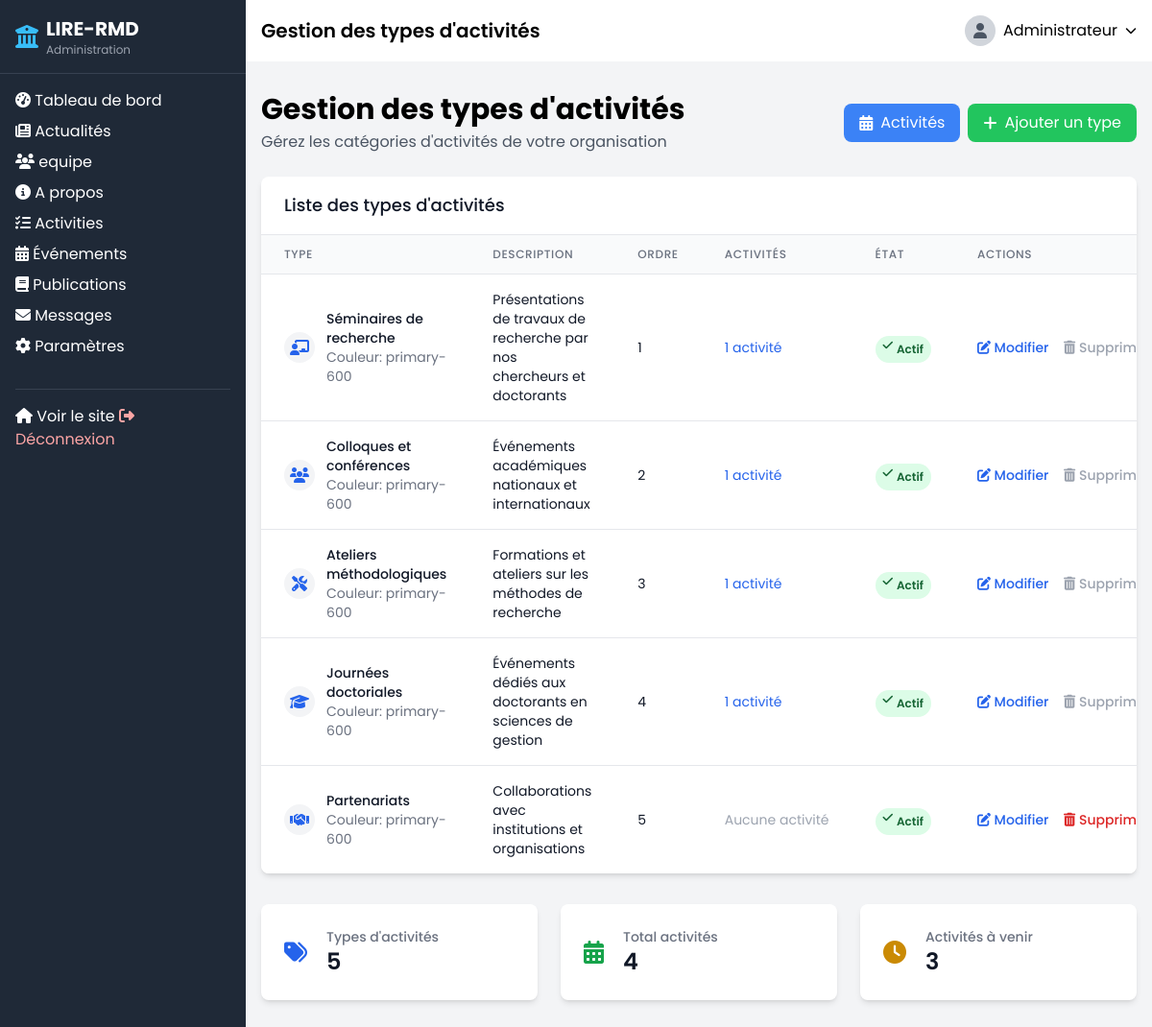
Page /admin/activity_types.php (signed in) on the committed database.
### tables this page shows
CREATE TABLE IF NOT EXISTS activity_types (
    id INT AUTO_INCREMENT PRIMARY KEY,
    name VARCHAR(100) NOT NULL,
    description TEXT,
    icon VARCHAR(50) DEFAULT 'fas fa-calendar',
    color VARCHAR(20) DEFAULT 'primary-600',
    is_active BOOLEAN DEFAULT TRUE,
    display_order INT DEFAULT 0
);

### admin/activity_types.php (the view, shortened to what this page needs)
<?php
require_once '../includes/config.php';
include_once 'includes/header.php';
?>
<div class="container mx-auto px-4 py-8">
    <div class="flex justify-between items-center mb-6">
        <div>
            <h1 class="text-3xl font-bold">Gestion des types d'activités</h1>
            <p class="text-gray-600 mt-1">Gérez les catégories d'activités de votre organisation</p>
        </div>
        <div class="flex space-x-2">
            <a href="activities.php" class="bg-blue-500 hover:bg-blue-600 text-white px-4 py-2 rounded-lg flex items-center">
                <i class="fas fa-calendar-alt mr-2"></i> Activités
            </a>
            <button id="showAddForm" class="bg-green-500 hover:bg-green-600 text-white px-4 py-2 rounded-lg flex items-center">
                <i class="fas fa-plus mr-2"></i> Ajouter un type
            </button>
        </div>
    </div>
    <div class="bg-white rounded-lg shadow-md overflow-hidden">
        <div class="px-6 py-4 border-b border-gray-200">
            <h3 class="text-lg font-medium text-gray-900">Liste des types d'activités</h3>
        </div>
        <div class="overflow-x-auto">
            <table class="min-w-full divide-y divide-gray-200">
                <thead class="bg-gray-50">
                    <tr>
                        <th scope="col" class="px-6 py-3 text-left text-xs font-medium text-gray-500 uppercase tracking-wider">Type</th>
                        <th scope="col" class="px-6 py-3 text-left text-xs font-medium text-gray-500 uppercase tracking-wider">Description</th>
                        <th scope="col" class="px-6 py-3 text-left text-xs font-medium text-gray-500 uppercase tracking-wider">Ordre</th>
                        <th scope="col" class="px-6 py-3 text-left text-xs font-medium text-gray-500 uppercase tracking-wider">Activités</th>
                        <th scope="col" class="px-6 py-3 text-left text-xs font-medium text-gray-500 uppercase tracking-wider">État</th>
                        <th scope="col" class="px-6 py-3 text-left text-xs font-medium text-gray-500 uppercase tracking-wider">Actions</th>
                    </tr>
                </thead>
                <tbody class="bg-white divide-y divide-gray-200">
                    <?php
                    $types_query = "SELECT at.*, COUNT(a.id) as activity_count
                                   FROM activity_types at
                                   LEFT JOIN activities a ON at.id = a.type_id
                                   GROUP BY at.id
                                   ORDER BY at.display_order, at.name";
                    $types_result = mysqli_query($conn, $types_query);
                    if ($types_result && mysqli_num_rows($types_result) > 0) {
                        while ($type = mysqli_fetch_assoc($types_result)) {
                            ?>
                            <tr>
                                <td class="px-6 py-4">
                                    <div class="flex items-center">
                                        <div class="flex-shrink-0 h-8 w-8 flex items-center justify-center rounded-full bg-gray-100">
                                            <i class="<?php echo htmlspecialchars($type['icon']); ?> text-blue-600"></i>
                                        </div>
                                        <div class="ml-3">
                                            <div class="text-sm font-medium text-gray-900"><?php echo htmlspecialchars($type['name']); ?></div>
                                            <div class="text-sm text-gray-500">Couleur: <?php echo htmlspecialchars($type['color']); ?></div>
                                        </div>
                                    </div>
                                </td>
                                <td class="px-6 py-4">
                                    <div class="text-sm text-gray-900">
                                        <?php echo $type['description'] ? htmlspecialchars(substr($type['description'], 0, 80)) . (strlen($type['description']) > 80 ? '...' : '') : '<em class="text-gray-400">Aucune description</em>'; ?>
                                    </div>
                                </td>
                                <td class="px-6 py-4 whitespace-nowrap">
                                    <div class="text-sm text-gray-900"><?php echo $type['display_order']; ?></div>
                                </td>
                                <td class="px-6 py-4 whitespace-nowrap">
                                    <div class="text-sm text-gray-900">
                                        <?php if ($type['activity_count'] > 0): ?>
                                            <a href="activities.php?type=<?php echo $type['id']; ?>" class="text-blue-600 hover:text-blue-900">
                                                <?php echo $type['activity_count']; ?> activité<?php echo $type['activity_count'] > 1 ? 's' : ''; ?>
                                            </a>
                                        <?php else: ?>
                                            <span class="text-gray-400">Aucune activité</span>
                                        <?php endif; ?>
                                    </div>
                                </td>
                                <td class="px-6 py-4 whitespace-nowrap">
                                    <?php if ($type['is_active']): ?>
                                        <span class="px-2 py-1 inline-flex text-xs leading-5 font-semibold rounded-full bg-green-100 text-green-800">
                                            <i class="fas fa-check mr-1"></i> Actif
                                        </span>
                                    <?php else: ?>
                                        <span class="px-2 py-1 inline-flex text-xs leading-5 font-semibold rounded-full bg-gray-100 text-gray-800">
                                            <i class="fas fa-times mr-1"></i> Inactif
                                        </span>
                                    <?php endif; ?>
                                </td>
                                <td class="px-6 py-4 whitespace-nowrap text-sm font-medium">
                                    <a href="?edit=<?php echo $type['id']; ?>" class="text-blue-600 hover:text-blue-900 mr-3" title="Modifier">
                                        <i class="fas fa-edit"></i> Modifier
                                    </a>
                                    <?php if ($type['activity_count'] == 0): ?>
                                        <a href="?delete=<?php echo $type['id']; ?>"
                                           class="text-red-600 hover:text-red-900"
                                           title="Supprimer"
                                           onclick="return confirm('Êtes-vous sûr de vouloir supprimer ce type d\'activité?')">
                                            <i class="fas fa-trash-alt"></i> Supprimer
                                        </a>
                                    <?php else: ?>
                                        <span class="text-gray-400" title="Impossible de supprimer - Type utilisé par des activités">
                                            <i class="fas fa-trash-alt"></i> Supprimer
                                        </span>
                                    <?php endif; ?>
                                </td>
                            </tr>
                            <?php
                        }
                    } else {
                        echo '<tr><td colspan="6" class="px-6 py-4 text-center text-sm text-gray-500">Aucun type d\'activité disponible</td></tr>';
                    }
                    ?>
                </tbody>
            </table>
        </div>
    </div>
    <div class="mt-8 grid grid-cols-1 md:grid-cols-3 gap-6">
        <div class="bg-white rounded-lg shadow-md p-6">
            <div class="flex items-center">
                <div class="flex-shrink-0">
                    <i class="fas fa-tags text-2xl text-blue-600"></i>
                </div>
                <div class="ml-5">
                    <p class="text-sm font-medium text-gray-500 truncate">Types d'activités</p>
                    <p class="text-2xl font-semibold text-gray-900">
                        <?php
                        $count_query = "SELECT COUNT(*) as total FROM activity_types WHERE is_active = 1";
                        $count_result = mysqli_query($conn, $count_query);
                        $count_data = mysqli_fetch_assoc($count_result);
                        echo $count_data['total'];
                        ?>
                    </p>
                </div>
            </div>
        </div>
        <div class="bg-white rounded-lg shadow-md p-6">
            <div class="flex items-center">
                <div class="flex-shrink-0">
                    <i class="fas fa-calendar-alt text-2xl text-green-600"></i>
                </div>
                <div class="ml-5">
                    <p class="text-sm font-medium text-gray-500 truncate">Total activités</p>
                    <p class="text-2xl font-semibold text-gray-900">
                        <?php
                        $activities_count_query = "SELECT COUNT(*) as total FROM activities WHERE is_active = 1";
                        $activities_count_result = mysqli_query($conn, $activities_count_query);
                        $activities_count_data = mysqli_fetch_assoc($activities_count_result);
                        echo $activities_count_data['total'];
                        ?>
                    </p>
                </div>
            </div>
        </div>
        <div class="bg-white rounded-lg shadow-md p-6">
            <div class="flex items-center">
                <div class="flex-shrink-0">
                    <i class="fas fa-clock text-2xl text-yellow-600"></i>
                </div>
                <div class="ml-5">
                    <p class="text-sm font-medium text-gray-500 truncate">Activités à venir</p>
                    <p class="text-2xl font-semibold text-gray-900">
                        <?php
                        $upcoming_query = "SELECT COUNT(*) as total FROM activities WHERE status = 'upcoming' AND is_active = 1";
                        $upcoming_result = mysqli_query($conn, $upcoming_query);
                        $upcoming_data = mysqli_fetch_assoc($upcoming_result);
                        echo $upcoming_data['total'];
                        ?>
                    </p>
                </div>
            </div>
        </div>
    </div>
</div>
<?php
include_once 'includes/footer.php';
?>

### rows in the picture
activity_types: name "Séminaires de recherche", color "primary-600", description "Présentations de travaux de recherche par nos chercheurs et doctorants", display_order "1", activity_count "1", is_active 1 (drawn), shows "Supprimer"
activity_types: name "Colloques et conférences", color "primary-600", description "Événements académiques nationaux et internationaux", display_order "2", activity_count "1", is_active 1 (drawn), shows "Supprimer"
activity_types: name "Ateliers méthodologiques", color "primary-600", description "Formations et ateliers sur les méthodes de recherche", display_order "3", activity_count "1", is_active 1 (drawn), shows "Supprimer"
activity_types: name "Journées doctoriales", color "primary-600", description "Événements dédiés aux doctorants en sciences de gestion", display_order "4", activity_count "1", is_active 1 (drawn), shows "Supprimer"
activity_types: name "Partenariats", color "primary-600", description "Collaborations avec institutions et organisations", display_order "5", shows "Aucune activité", is_active 1 (drawn)

### other values in the picture
$page_title "Gestion des types d'activités"
$_SESSION['user_name'] "Administrateur"
$count_data['total'] "5"
$activities_count_data['total'] "4"
$upcoming_data['total'] "3"
